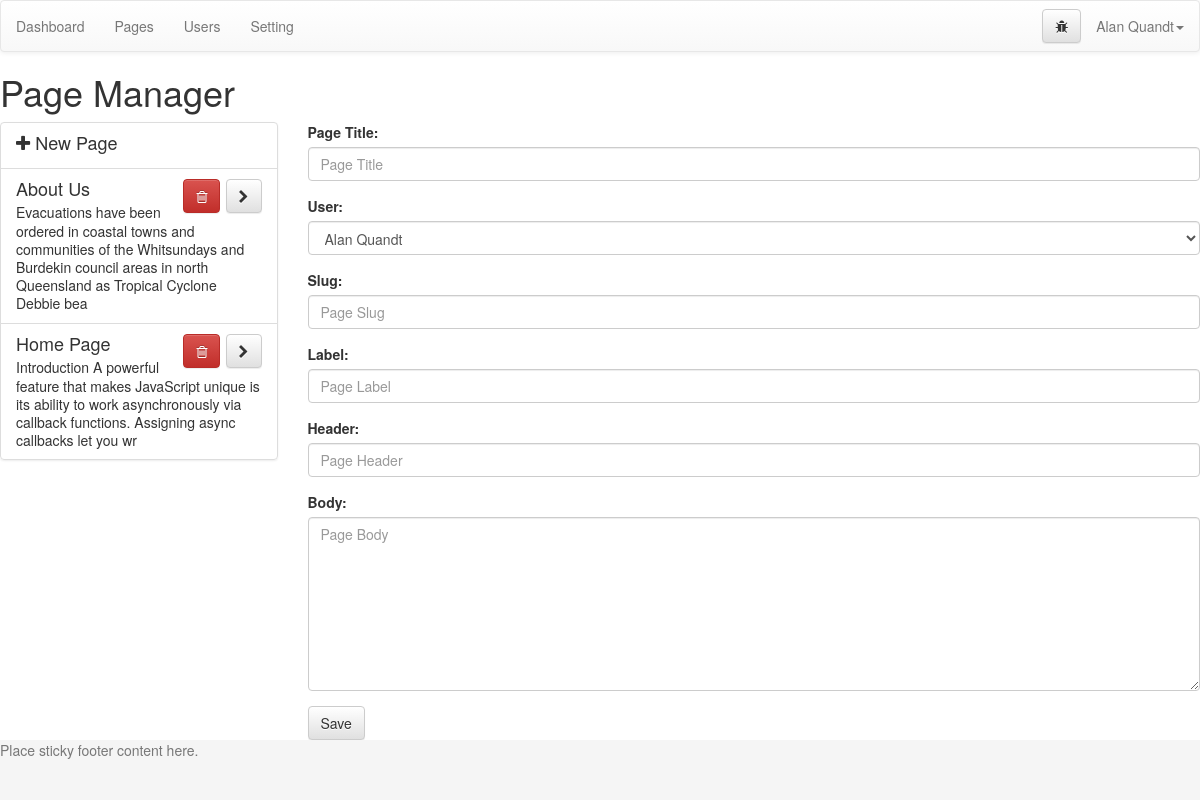
Screenshot of /admin/index.php?page=pages (signed in) with the database file from the repository.
### tables this page shows
CREATE TABLE `pages` (
  `id` mediumint(9) NOT NULL,
  `user` mediumint(9) DEFAULT '0',
  `slug` varchar(300) NOT NULL,
  `label` varchar(100) NOT NULL,
  `title` varchar(200) NOT NULL,
  `header` varchar(300) NOT NULL,
  `body` longtext NOT NULL
);

### admin/index.php (called while the page is built)
<?php
  include('template/header.php');
  include('views/'.$page.'.php');
  include('template/footer.php');
?>

### admin/functions/data.php (called while the page is built, shortened)
<?php
function data_user($dbc, $id) {
  if(is_numeric($id)) {
    $cond = "where id = '$id'";
  }else {
    $cond = "where email = '$id'";
  }
  $q = "select * from users $cond";
  $r = mysqli_query($dbc, $q);
  $data = mysqli_fetch_assoc($r);
  $data['fullname'] = $data['first'].' '.$data['last'];
  $data['fullname_reverse'] = $data['last'].', '.$data['first'];
  return $data;
}
?>

### admin/config/setup.php (called while the page is built, shortened)
<?php
include('../config/connection.php');
include('functions/data.php');
$user = data_user($dbc, $_SESSION['username']);
?>

### admin/views/pages.php (the view, shortened to what this page needs)
<h1>Page Manager</h1>
<div class="row">
  <div class="col-md-3">
    <div class="list-group">
      <a class="list-group-item" href="index.php?page=pages">
        <h4 class="list-group-item-heading"><i class="fa fa-plus"></i> New Page</h4>
      </a>
      <?php
        $q = "select * from pages order by title ASC";
        $r = mysqli_query($dbc, $q);
        while ($list = mysqli_fetch_assoc($r)) {
          $blurb = substr(strip_tags($list['body']), 0, 160);
          ?>
          <div id="page_<?php echo $list['id'] ?>" class="list-group-item <?php selected($list['id'], $opened['id'], 'active'); ?>" >
            <h4 class="list-group-item-heading">
              <?php echo $list['title'] ?>
              <span class="pull-right">
                <a href="#" id="del_<?php echo $list['id'] ?>" class="btn btn-danger btn-delete"><i class="fa fa-trash-o"></i></a>
                <a href="index.php?page=pages&id=<?php echo $list['id'] ?>" class="btn btn-default"><i class="fa fa-chevron-right"></i></a>
              </span>
            </h4>
            <p class="list-group-item-text"><?php echo $blurb ?></p>
          </div>
      <?php } ?>
    </div>
  </div>
  <div class="col-md-9">
    <form action="index.php?page=pages&id=<?php echo $opened['id']; ?>" method="post" role="form">
      <div class="form-group">
        <label for="title">Page Title:</label>
        <input class="form-control" type="text" name="title" value="<?php echo $opened['title'] ?>" id="title" placeholder="Page Title">
      </div>
      <div class="form-group">
        <label for="user">User:</label>
        <select class="form-control" name="user" id="user">
        <?php
          $q = "select id from users order by first ASC";
          $r = mysqli_query($dbc, $q);
          while ($user_list = mysqli_fetch_assoc($r)) {
            $user_data = data_user($dbc, $user_list['id']);
            ?>
            <option value="<?php echo $user_data['id']; ?>" <?php if(isset($_GET['id'])) {selected($user_data['id'], $opened['user'], 'selected'); }else {selected($user_data['id'], $user['id'], 'selected'); } ?>><?php echo $user_data['fullname']; ?></option>
        <?php } ?>
        </select>
      </div>
      <div class="form-group">
        <label for="slug">Slug:</label>
        <input class="form-control" type="text" name="slug" id="slug" value="<?php echo $opened['slug'] ?>" placeholder="Page Slug">
      </div>
      <div class="form-group">
        <label for="label">Label:</label>
        <input class="form-control" type="text" name="label" id="label" value="<?php echo $opened['label'] ?>" placeholder="Page Label">
      </div>
      <div class="form-group">
        <label for="header">Header:</label>
        <input class="form-control" type="text" name="header" id="header" value="<?php echo $opened['header'] ?>" placeholder="Page Header">
      </div>
      <div class="form-group">
        <label for="body">Body:</label>
        <textarea class="form-control editor" name="body" id="body" rows="8" placeholder="Page Body"><?php echo $opened['body'] ?></textarea>
      </div>
      <button type="submit" class="btn btn-default">Save</button>
    </form>
  </div>
</div>

### admin/config/css.php (style rules this page uses)
html { position: relative; min-height: 100%; }
body { margin-bottom: 60px; }

### rows the page displays
pages: title "About Us", body "Evacuations have been ordered in coastal towns and communities of the Whitsundays and Burdekin council areas in north Queensland as Tropical Cyclone Debbie bea"
pages: title "Home Page", body "Introduction A powerful feature that makes JavaScript unique is its ability to work asynchronously via callback functions. Assigning async callbacks let you wr"

### other values shown
$user['fullname'] "Alan Quandt"
form field user "Alan Quandt"
